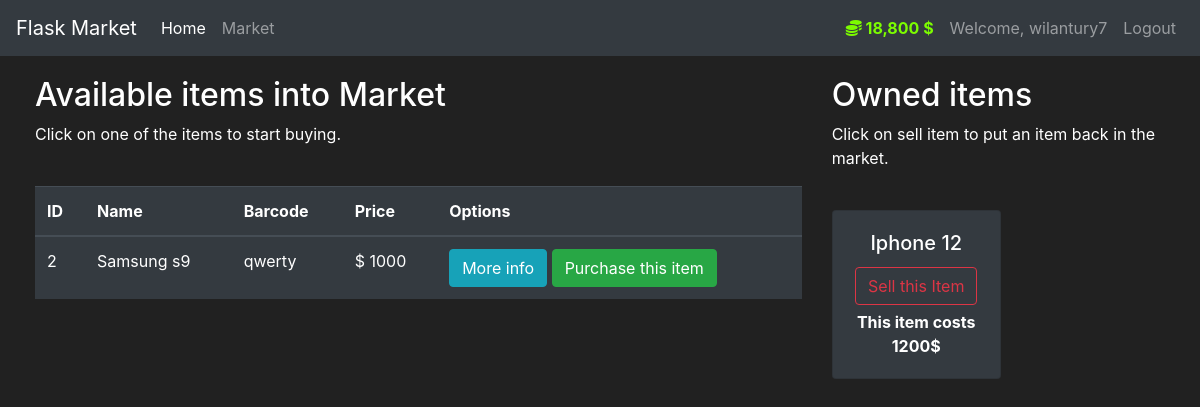
Page /market (signed in) on the committed database.
### market/models.py (models this page shows, shortened)
class User(db.Model, UserMixin):
    id = db.Column(db.Integer(), primary_key=True)
    username = db.Column(db.String(length=30), nullable=False, unique=True)
    email_address = db.Column(db.String(length=50), nullable=False, unique=True)
    password_hash = db.Column(db.String(length=60), nullable=False)
    budget = db.Column(db.Integer(), nullable=False, default=1000)
    items = db.relationship('Item', backref='owned_user', lazy=True)
    @property
    def prettier_budget(self):
        if len(str(self.budget)) > 3:
            value = str(self.budget)
            return f'{value[:-3]},{value[-3:]} $'
        else:
            return f'{self.budget} $'
    @property
    def password(self):
        return self.password

class Item(db.Model):
    id = db.Column(db.Integer(), primary_key=True)
    name = db.Column(db.String(length=30), nullable=False, unique=True)
    price = db.Column(db.Integer(), nullable=False)
    barcode = db.Column(db.String(length=12), nullable=False, unique=True)
    description = db.Column(db.String(length=1024), nullable=False, unique=True)
    owner =db.Column(db.Integer(), db.ForeignKey('user.id'))

### market/routes.py (the view, shortened to what this page needs)
@app.route('/market', methods=['GET', 'POST'])
@login_required
def market_page():
    purchase_form = PurchaseItemForm()
    selling_form = SellItemForm()
    if request.method == 'GET':
        items = Item.query.filter_by(owner=None)
        owned_items = Item.query.filter_by(owner=current_user.id)
        return render_template('market.html', items=items, purchase_form=purchase_form,
                        owned_items=owned_items, selling_form=selling_form)

### market/models.py (called while the page is built)
@login_manager.user_loader
def load_user(user_id):
    return User.query.get(int(user_id))

### market/templates/market.html (shortened to what this page needs)
{% extends 'base.html' %}
{% block content %}
    <div class="row" style="margin-top:20px; margin-left:20px">
        <div class="col-8">
            <h2>Available items into Market</h2>
            <p>Click on one of the items to start buying.</p>
            <br>
            <table class="table table-hover table-dark">
                <thead>
                    <tr>
                        <th scope="col">ID</th>
                        <th scope="col">Name</th>
                        <th scope="col">Barcode</th>
                        <th scope="col">Price</th>
                        <th scope="col">Options</th>
                    </tr>
                </thead>
                <tbody>
                    {% for item in items %}
                        <tr>
                            <td>{{item['id']}}</td>
                            <td>{{item.name}}</td>
                            <td>{{item.barcode}}</td>
                            <td>$ {{item.price}}</td>
                            <td>
                                <button class="btn btn-outline btn-info" data-toggle="modal" data-target="#Modal-MoreInfo-{{ item.id }}">More info</button>
                                <button class="btn btn-outline btn-success" data-toggle="modal" data-target="#Modal-PurchaseConfirm-{{ item.id }}">Purchase this item</button>
                            </td>
                        </tr>
                    {% endfor %}
                </tbody>
            </table>
        </div>
        <div class="col-4">
            <h2>Owned items</h2>
            <p>Click on sell item to put an item back in the market.</p>
            <br>
            <div class="row">
                {% for owned_item in owned_items %}
                    <div class="col-md-6">
                        <div style="margin-bottom: 5px" class="card text-center bg-dark">
                            <div class="card-body">
                                <h5 class="card-title">{{ owned_item.name }}</h5>
                                <button type="button" class="btn btn-outline-danger" style="margin-bottom: 5px"
                                        data-toggle="modal" data-target="#Modal-SellingConfirm-{{ owned_item.id }}">
                                    Sell this Item
                                </button>
                                <p class="card-text"><strong>
                                    This item costs {{ owned_item.price }}$
                                </strong></p>
                            </div>
                        </div>
                    </div>
                {% endfor %}
            </div>
        </div>
    </div>
{% endblock content %}

### market/templates/base.html (shortened to what this page needs)
<!doctype html>
<html lang="en">
   <head>
      <link rel="stylesheet" href="https://cdn.jsdelivr.net/npm/bootstrap@4.5.3/dist/css/bootstrap.min.css">
   </head>
   <body>
        <nav class="navbar navbar-expand-md navbar-dark bg-dark">
            <a class="navbar-brand" href="#">Flask Market</a>
            <div class="collapse navbar-collapse" id="navbarNav" style="justify-content: space-between;">
                <ul class="navbar-nav mr-auto">
                    <li class="nav-item active">
                        <a class="nav-link" href="{{ url_for('home_page')}}">Home <span class="sr-only">(current)</span></a>
                    </li>
                    <li class="nav-item">
                        <a class="nav-link" href="{{ url_for('market_page') }}">Market</a>
                    </li>
                </ul>
                {% if current_user.is_authenticated %}
                    <ul class="navbar-nav">
                        <li class="nav-item">
                            <a class="nav-link" style="color:lawngreen; font-weight:bold">
                                <i class="fas fa-coins"></i>
                                {{ current_user.prettier_budget }}
                            </a>
                        </li>
                        <li class="nav-item">
                            <a class="nav-link">Welcome, {{ current_user.username }}</a>
                        </li>
                        <li class="nav-item">
                            <a class="nav-link" href="{{ url_for('logout') }}">Logout</a>
                        </li>
                    </ul>
                {% endif %}
            </div>
        </nav>
      {% block content %}
      {% endblock content %}
   </body>
</html>

### market/templates/base.html (style rules this page uses)
body { background-color: #212121; color: white }

### rows in the picture
User: prettier_budget "18,800 $", username "wilantury7"
Item: id "2", name "Samsung s9", barcode "qwerty", price "1000"
Item: name "Iphone 12", price "1200"
